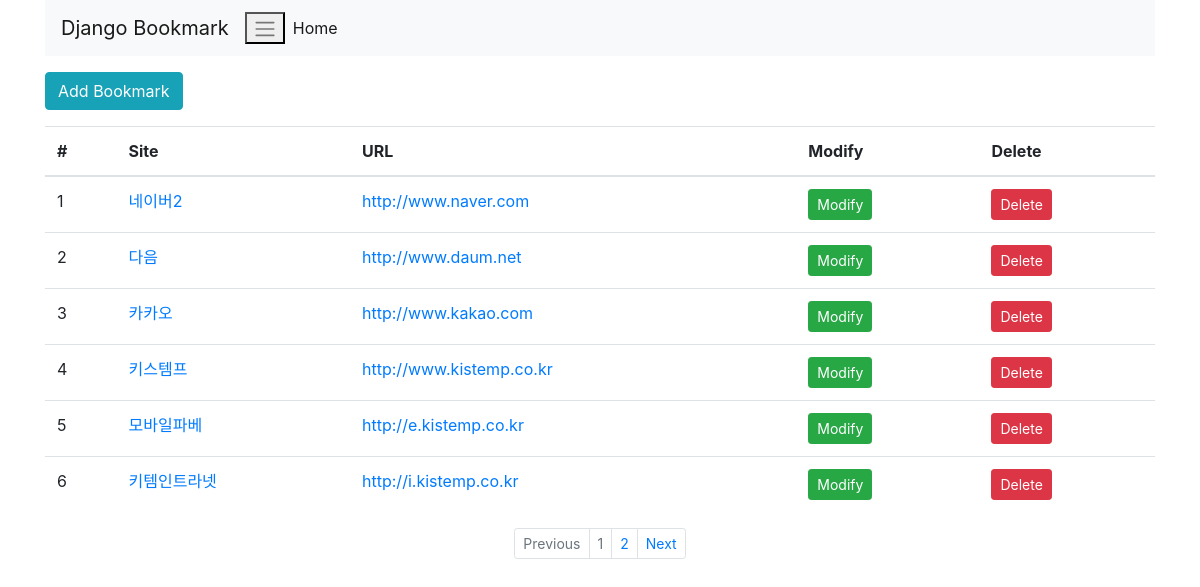
Screenshot of /bookmark/ with the database file from the repository.
### bookmark/models.py (models this page shows, shortened)
class Bookmark(models.Model):
    site_name = models.CharField(max_length=100)
    url = models.URLField('Site URL')

### bookmark/views.py (the view)
# urls.py: path('', BookmarkListView.as_view(), name='list'),
class BookmarkListView(ListView):
    model = Bookmark
    paginate_by = 6

### bookmark/templates/bookmark/bookmark_list.html (shortened to what this page needs)
<!DOCTYPE html>
<html lang="en">
<head>
</head>
<body>
    {% extends 'base.html' %}
    {% block content %}
        <div class="btn-group">
            <a href="{% url 'add' %}" class="btn btn-info">Add Bookmark</a>
        </div>
        <table class="table">
            <thead>
                <tr>
                    <th scope="col">#</th>
                    <th scope="col">Site</th>
                    <th scope="col">URL</th>
                    <th scope="col">Modify</th>
                    <th scope="col">Delete</th>
                </tr>
            </thead>
            <tbody>
            {% for bookmark in object_list %}
                <tr>
                    <td>{{forloop.counter}}</td>
                    <td><a href="{% url 'detail' pk=bookmark.id %}">{{bookmark.site_name}}</a></td>
                    <td><a href="{{bookmark.url}}" target="_blank">{{bookmark.url}}</a></td>
                    <td><a href="{% url 'update' pk=bookmark.id %}" class="btn btn-success btn-sm">Modify</a></td>
                    <td><a href="{% url 'delete' pk=bookmark.id %}" class="btn btn-danger btn-sm">Delete</a></td>
                </tr>
            {% endfor %}
        </tbody>
    </table>
    {% endblock %}
    {% block pagination %}
        {% if is_paginated %}
            <ul class="pagination justify-content-center pagination-sm">
                {% if page_obj.has_previous %}
                    <li class="page-item">
                        <a class="page-link" href="{% url 'list' %}?page={{page_obj.previous_page_number }}" tabindex="-1">Previous</a>
                    </li>
                {% else %}
                <li class="page-item disabled">
                    <a class="page-link" href="#" tabindex="-1">Previous</a>
                </li>
                {% endif %}
                {% for object in page_obj.paginator.page_range %}
                    <li class="page-item {% if page_obj.number == forloop.counter %}disabled{% endif %}">
                        <a class="page-link" href="{{ request.path}}?page={{ forloop.counter}}">{{forloop.counter}}</a>
                    </li>
                {% endfor %}
                {% if page_obj.has_next %}
                    <li class="page-item">
                        <a class="page-link" href="{% url 'list' %}?page={{page_obj.next_page_number }}">Next</a>
                    </li>
                {% else%}
                    <li class="page-item disabled">
                        <a class="page-link" href="#">Next</a>
                    </li>
                {% endif %}
            </ul>
        {% endif %}
    {% endblock %}

### templates/base.html (shortened to what this page needs)
<!DOCTYPE html>
<html lang="en">
<head>
    <link rel="stylesheet" href="https://stackpath.bootstrapcdn.com/bootstrap/4.3.1/css/bootstrap.min.css">
    {% load static %}
    <link rel="stylesheet" href="{% static 'style.css' %}">
</head>
<body>
    <div class="container">
        <nav class="navbar navbar-expand-lg navbar-light bg-light">
            <a class="navbar-brand" href="#">Django Bookmark</a>
            <button class="navbar-goggler" type="button" date-toggle="collapse" data-target="#navbarSupportedContent" aria-controls="navbarSupportedContent" aria-expanded="false" aria-label="Toggle navigation">
                <span class="navbar-toggler-icon"></span>
            </button>
            <div class="collapse navbar-collapse" id="navbarSupportedContent">
                <ul class="navbar-nav mr-auto">
                    <li class="nav-item active">
                        <a class="nav-link" href="#">Home <span class="sr-only">(current)</span></a>
                    </li>
                </ul>
            </div>
        </nav>
        <div class="row">
            <div class="col">
                {% block content %}
                {% endblock %}
                {% block pagination %}
                {% endblock %}
            </div>
        </div>
    </div>
</body>
</html>

### bookmark/static/style.css (style rules this page uses)
body { width:100%; }

### rows the page displays
Bookmark: site_name "네이버2", url "http://www.naver.com"
Bookmark: site_name "다음", url "http://www.daum.net"
Bookmark: site_name "카카오", url "http://www.kakao.com"
Bookmark: site_name "키스템프", url "http://www.kistemp.co.kr"
Bookmark: site_name "모바일파베", url "http://e.kistemp.co.kr"
Bookmark: site_name "키템인트라넷", url "http://i.kistemp.co.kr"
